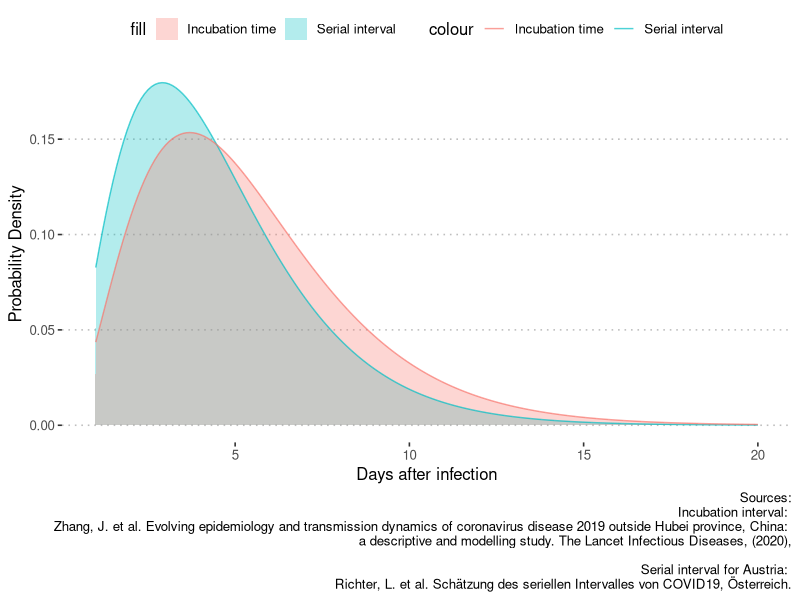

Generate this figure with R:
library(ggplot2)
library(ggpubr)
library(dplyr)


x<-seq(1,20,0.1)
covid_time_dist <- data.frame("x"=x, 
           "si_interval"=dgamma(x, shape=2.88, scale = 1.55),
           "incubation_time"=dgamma(x, shape = 3.18, rate = 0.59))

median_si <- median(covid_time_dist$si_interval)
median_incubation <- median(covid_time_dist$incubation_time)

covid_time_dist %>%
  ggplot(aes(x=x)) +
  geom_area(aes(y=si_interval, fill="Serial interval"), alpha=0.3) +
  geom_area(aes(y=incubation_time, fill="Incubation time"), alpha=0.3) +
  geom_line(aes(y=si_interval, color="Serial interval"), alpha=0.7) +
  geom_line(aes(y=incubation_time, color="Incubation time"), alpha=0.7) +
  #geom_vline(aes(xintercept = median_si, color="Seriell interval")) +
  theme_pubclean() +
  labs(caption = "Sources:
        Incubation interval: 
        Zhang, J. et al. Evolving epidemiology and transmission dynamics of coronavirus disease 2019 outside Hubei province, China: 
       a descriptive and modelling study. The Lancet Infectious Diseases, (2020),
       
       Serial interval for Austria: 
       Richter, L. et al. Schätzung des seriellen Intervalles von COVID19, Österreich.") +
  xlab("Days after infection") +
  ylab("Probability Density")
